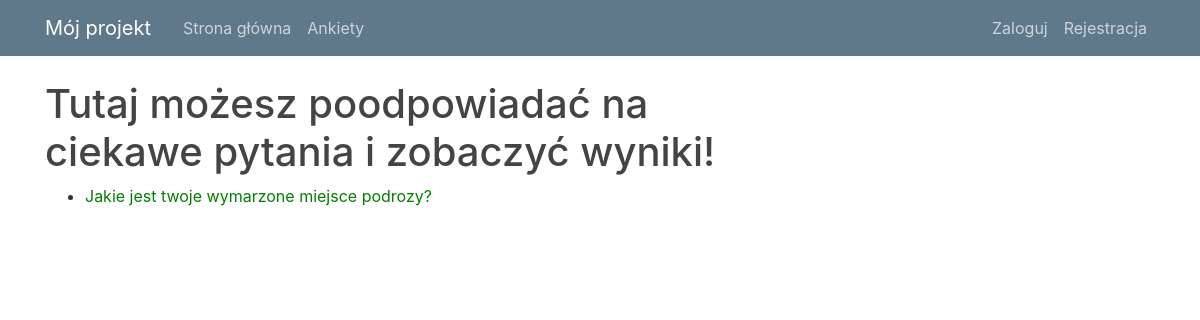
/polls/, run on an earlier commit of the app's database.
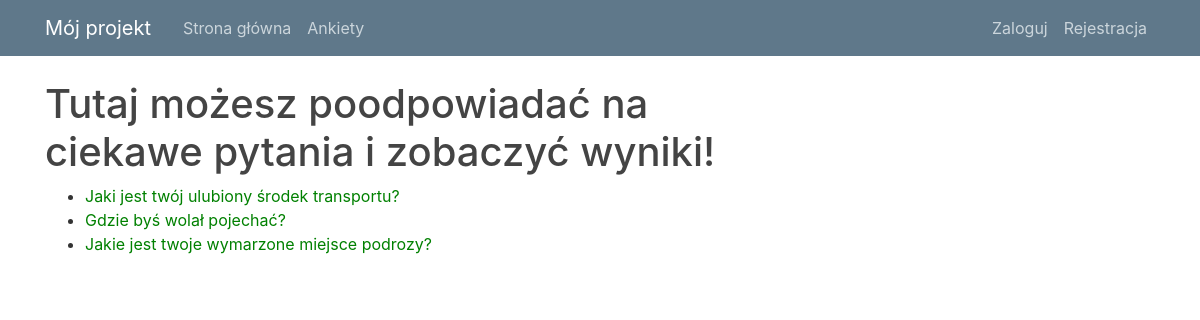
And on a later commit of the database.
### polls/models.py (models this page shows, shortened)
class Question(models.Model):
    question_text = models.CharField(max_length=200)
    pub_date = models.DateTimeField('date published')
    def was_published_recently(self):
        now = timezone.now()
        return now - datetime.timedelta(days=1) <= self.pub_date <= now
    was_published_recently.admin_order_field = 'pub_date'
    was_published_recently.boolean = True
    was_published_recently.short_description = 'Published recently?'

### polls/views.py (the view)
# urls.py: path('', views.IndexView.as_view(), name='index'),
class IndexView(generic.ListView):
    template_name = 'polls/index.html'
    context_object_name = 'latest_question_list'
    def get_queryset(self):
        return Question.objects.order_by('-pub_date')[:5]

### polls/templates/polls/index.html
{% extends "blog/base.html" %}
{% load crispy_forms_tags %}
{% load static %}
{% block content %}
        <link rel="stylesheet" type="text/css" href="{% static 'polls/style.css' %}">
        <h1>Tutaj możesz poodpowiadać na ciekawe pytania i zobaczyć wyniki!</h1>
        {% if latest_question_list %}
        <ul>
        {% for question in latest_question_list %}
            <li><a href="{% url 'polls:detail' question.id %}">{{ question.question_text }}</a></li>
        {% endfor %}
        </ul>
    {% else %}
        <p>No polls are available.</p>
    {% endif %}
{% endblock content %}

What changed in the data, as far as the page shows it:
added Question: question_text "Jaki jest twój ulubiony środek transportu?"
added Question: question_text "Gdzie byś wolał pojechać?"
